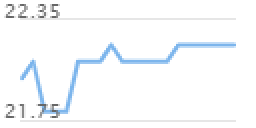
#> input picture plantinspector.com/public_html/img/chart.png, 128 x 64 px, found by its file name (shown 2 times larger)
$ python oled.py   (older library calls are emulated)
#> lines starting #> are read from the running program, lines starting #| are printed output that depends on the picture; after the words box and inside, x2 and y2 are one past the last pixel; in counts of white or black regions, pixels touching at a corner belong together
#!/usr/bin/python3

from PIL import Image, ImageOps

image = Image.open('/var/www/plantinspector.com/public_html/img/chart.png') #open desired image
#> image is the input picture: PIL image 128x64 RGBA; mean R, G, B, A 247.2, 249.5, 251.7, 255

#image = image.convert('1') #convert img to black and white
thresh = 200
fn = lambda x : 255 if x > thresh else 0
image = image.convert('L').point(fn, mode='1')
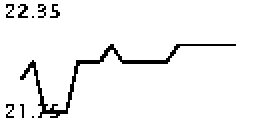
#> image: PIL image 128x64 1 (shown 2 times larger); 95.2% white; black in thin lines or dots, all inside (x1, y1, x2, y2) = (3, 2, 118, 59)

image = ImageOps.invert(image)
image.thumbnail((128, 64), Image.Resampling.BICUBIC)
image.save('/var/www/plantinspector.com/public_html/img/chart_small.png', 'PNG')

import time
import luma
from luma.core.interface.serial import i2c
from luma.oled.device import ssd1306
from luma.core.render import canvas
from PIL import Image
import os #added for testing flag detection

# NB ssd1306 devices are monochromatic; a pixel is enabled with
#    white and disabled with black.
# NB the ssd1306 class has no way of knowing the device resolution/size.
#> (the run stopped early here; a loop or call above may not have finished)
